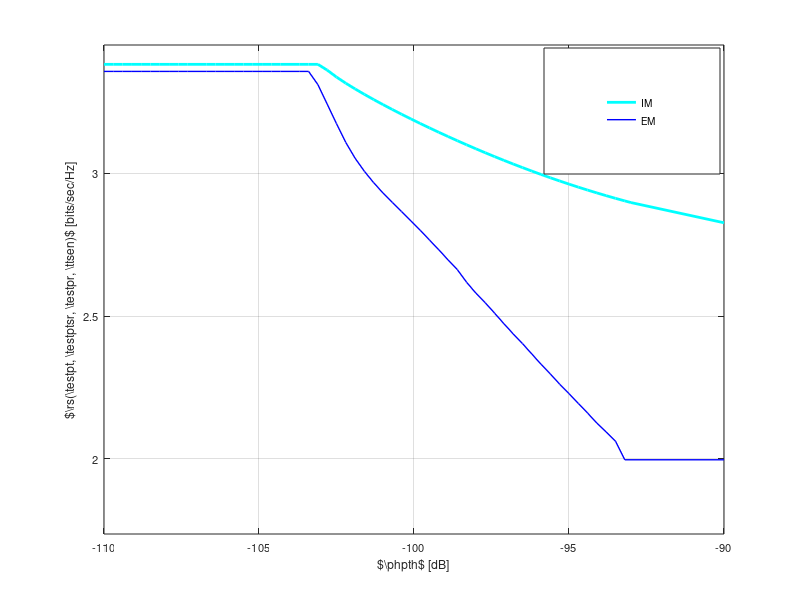

Write MATLAB code to recreate this figure. (Note: this script raises an error after producing the figure.)
%%%%%%%%%%%%%%%%%%%%%%%%%%%%%%%%%%%%%%%%%%%%%%%%%%%%%%%%%%%%%%%%%%%%%%%%%%%
%                                                      
%
%                                
%        Description: This m-file considers the Throughput-Sesning time 
%        tradeoff for the AWGN channel. In this m-script the short term analysis 
%        is investigated that is, considering invidual frame. 
%        Hence, the SNR is considered constant for the time interval 
%        (tau_est + tau_sen). 
%        This assumption however will become weak for lower SNR, because low
%        SNR regimes presents high tau_sen, leading to a low probability
%        that the channel remains constant.
%
%
%        Created on: 24.09.15
%        Revision History: 24.09.15 --> File generated   
%  
%%%%%%%%%%%%%%%%%%%%%%%%%%%%%%%%%%%%%%%%%%%%%%%%%%%%%%%%%%%%%%%%%%%%%%%%%%%

clear all;
close all;
clc;

th = 00;                                  % disable ( = 0) to plot curves, data is read from a file
                                          % Theoretical anaylsis is also included of simulation as
                                          % numerical integration is involved
%%%%%%%%%%%%%%%%%%%%%%%%%%%%%%%%%%%%%%%%%%%%%%%%%%%%%%%%%%%%%%%%%%%%%%%%%%%
%   Parameters
%%%%%%%%%%%%%%%%%%%%%%%%%%%%%%%%%%%%%%%%%%%%%%%%%%%%%%%%%%%%%%%%%%%%%%%%%%%

P_full = 10^(+00/10);                     % Max Transmit power transmitted by ST 
P_p = 10.^(+10/10);                       % Power transmitted by PT, the SNR received at ST 
                                          % varried using this parameter
noise_power = 10^(-100/10);               % noise power -100 dBm
f_s = 1e6;                                % 1 MHz one band
K = 0.1 * f_s;                            % K = Total number of samples in a frame = T * f_s, T = 100 ms WRAN standard
alpha_p_1 = 10^(-120/10);                 % True Path loss between ST and PR   
alpha_p_2 = 10^(-120/10);                 % True Path loss between PT and SR   
alpha_p_3 = 10.^([-(110:-0.3:92),-91 -90]/10);        % True Path loss between ST and PR   
alpha_s = 10^(-090/10);                   % True Path loss between ST and SR 
P_H0 = 0.8;                               % Probability of Hypothesis 0
P_d_d = 0.90;                             % Constraint on Probability of detection P_d
theta_it = 10^(-110/10);                  % Interference temperature 
rho_pd = 0.05;                             % Outage contraint on the detection probability
rho_cont = 0.1;                           % Outage contraint on the controlled power


%%%%%%%%%%%%%%%%%%%%%%%%%%%%%%%%%%%%%%%%%%%%%%%%%%%%%%%%%%%%%%%%%%%%%%%%%%
%   Theoretical analysis
%%%%%%%%%%%%%%%%%%%%%%%%%%%%%%%%%%%%%%%%%%%%%%%%%%%%%%%%%%%%%%%%%%%%%%%%%%%
if th
    
 
   %% Theoretical parameters
    N_est_hp1_th = 1000;                                      % N_est_th = number of samples used for estimation = tau_est_hp1 * f_s 
    N_est_hp3_th = 1000;                                      % N_est_th = number of samples used for estimation = tau_est_hp3 * f_s 
    N_sen_th = [1:1:9,10:10:90,100:20:980,1000:50:6000];      % N = includes the time in samples, for the ideal case their is no
                                                              % estimation time hence sensing time = N_th and the throughput will 
                                                              % attain a nonzero value. For the accurate, the energy walls sensing 
                                                              % time begin after the estimation of the rcvd energy is performed.
                                                              % N_sen = N_th - N_est


    
    P_f_id_th = zeros(length(alpha_p_3),length(N_sen_th));             % False Alarm Probability at ST for the ideal case
    P_d_id_th = zeros(length(alpha_p_3),length(N_sen_th));             % Detection Probability at ST for the ideal case
    P_f_em_th = zeros(length(alpha_p_3),length(N_sen_th));             % False Alarm Probability at ST for the EM case
    P_d_em_th = zeros(length(alpha_p_3),length(N_sen_th));             % Detection Probability at ST for the EM case

    P_reg_id_th = zeros(length(alpha_p_3),length(N_sen_th));           % Regulated power at the ST for the ideal case
    P_reg_em_th = zeros(length(alpha_p_3),length(N_sen_th));           % Regulated power at the ST for the EM case

    
    R_id_th = zeros(length(alpha_p_3),length(N_sen_th));               % Throughput at SR ideal case
    
    R_opt_id_th = zeros(1, length(alpha_p_3));               % Throughput at SR @ optimum sensing time for ideal case
    R_opt_em_th = zeros(1, length(alpha_p_3));               % Throughput at SR @ optimum sensing time for EM case
        
    
    P_f_opt_id_th = zeros(1, length(alpha_p_3));             % Prob. of false alarm at ST @ optimum sensing time for ideal case 
    P_f_opt_em_th = zeros(1, length(alpha_p_3));             % Prob. of false alarm at ST @ optimum sensing time for EM case
    
    P_d_opt_id_th = zeros(1, length(alpha_p_3));             % Prob. of detection at ST @ optimum sensing time for ideal case 
    P_d_opt_em_th = zeros(1, length(alpha_p_3));             % Prob. of detection at ST @ optimum sensing time with average constraint 

    P_reg_opt_id_th = zeros(1, length(alpha_p_3));           % Optimum Controlled Power at ST @ optimum sensing time for ideal case 
    P_reg_opt_em_th = zeros(1, length(alpha_p_3));           % Optimum Controlled Power at ST @ optimum sensing time with average constraint 
        
        
    N_sen_opt_id_th = zeros(1, length(alpha_p_3));            % Optimum sensing time for ideal case
    N_sen_opt_em_th = zeros(1, length(alpha_p_3));            % Optimum sensing time for EM case
    
    
    num_tp = 1000;                                     % Number of test points 
    

    
    for j=1:length(alpha_p_3)          
  
        disp(strcat('alpha_p_3 = ', num2str(10 * log10(alpha_p_3(j)))));     
        %alpha_p_3_local = alpha_p_3(j);
        parfor i=1:length(N_sen_th)            
            warning off;
            % Received power  
            rcvd_energy_pt = (noise_power + alpha_p_1 * P_p);      
            rcvd_energy_pr = (noise_power + alpha_p_3(j) * P_p);
            %disp(strcat('N_sen_th = ', num2str(N_sen_th(i))));     

           %% Determining the performance meteric R for all the different cases
           %% Ideal Model        
           %% Threshold  
            epsilon_id_th = gammaincinv(P_d_d, N_sen_th(i)/2, 'upper') * 2 * rcvd_energy_pt/ N_sen_th(i); 


           %% Probability false alarm and probability of dectection
            P_f_id_th(j,i) = gammainc(N_sen_th(i)/2 * epsilon_id_th/ noise_power', N_sen_th(i)/2, 'upper');           
            P_d_id_th(j,i) = gammainc(N_sen_th(i)/2 * epsilon_id_th/ rcvd_energy_pt, N_sen_th(i)/2, 'upper');        
   

           %% Determine the regulated power
            P_reg_id_th(j,i) = min(theta_it / ((1 - P_H0) * alpha_p_3(j)), P_full);


           %% Expected Rate
            C_0_th = log2(1 + alpha_s * P_full / noise_power); 
            C_1_th = log2(1 + alpha_s * P_full / (P_p * alpha_p_2 +...
                noise_power) );

            C_2_th = log2(1 + alpha_s * P_reg_id_th(j,i) / (P_p * alpha_p_2 +...
                noise_power) );
            C_3_th = log2(1 + alpha_s * P_reg_id_th(j,i) / (P_p * alpha_p_2 +...
                noise_power) );

            R_id_th(j,i) = (K - N_sen_th(i))/K * (P_H0 * (1 -  P_f_id_th(j,i)) * C_0_th +...
                (1 - P_H0) * (1 - P_d_id_th(j,i)) * C_1_th + P_H0 * P_f_id_th(j,i) * C_2_th +...
                (1 - P_H0) * P_d_id_th(j,i) * C_3_th);            

          %% Estimation Model 
           if N_sen_th(i) >= N_est_hp1_th
              %% Threshold              
                epsilon_em_th = 4 * rcvd_energy_pt * gammaincinv(1 - rho_pd, N_est_hp1_th/2, 'upper') *...
                    gammaincinv(P_d_d, N_sen_th(i)/2, 'upper')/ (N_est_hp1_th * N_sen_th(i));  



                P_f_em_th(j,i) = gammainc(N_sen_th(i)/2 * epsilon_em_th/ noise_power', N_sen_th(i)/2, 'upper');           
            
               %% Evaluate the intergral using the distribution function                
                if 1
                    x_pts = linspace(0,1,num_tp);
                    CDF_pts = 1 - gammainc(N_est_hp1_th * N_sen_th(i) * epsilon_em_th./...
                        (4 * rcvd_energy_pt * gammaincinv(x_pts, N_sen_th(i)/2, 'upper')),...
                        N_est_hp1_th/2, 'upper'); 
                        PDF_pts = diff(CDF_pts);
                    P_d_em_th(j,i) = sum(PDF_pts .* x_pts(2:end));
              %% Earlier Appraoch
                else                  
                    func_exp_pd = @(t) t .*...
                                exp(gammaln(N_sen_th(i)/2) - gammaln(N_est_hp1_th/2) - ...
                                 N_est_hp1_th * N_sen_th(i) * epsilon_em_th./...
                                 (4 * rcvd_energy_pt * gammaincinv(t, N_sen_th(i)/2, 'upper')) +...
                                 gammaincinv(t, N_sen_th(i)/2, 'upper') + N_est_hp1_th/2 * log(N_est_hp1_th * N_sen_th(i) *...
                                 epsilon_em_th./(4 * rcvd_energy_pt * gammaincinv(t, N_sen_th(i)/2, 'upper'))) -...
                                 N_sen_th(i)/2 * log(gammaincinv(t, N_sen_th(i)/2, 'upper')));
                    P_d_em_th(j,i) = integral(func_exp_pd, 0 ,1);  
                end

               %% Determine the regulated power           
                result = zeros(1, num_tp);
                if 1
                    %gammainc(theta_it./((1 - t) * P_full  + t * test_points(k)) + noise_power,...
                             %N_est_hp3_th/2) .*;
                             % 
                    P_reg_tp = linspace(P_full, P_full * 1e-2, num_tp);
                    for k = 1:num_tp
                        func_dis_preg = @(t) (gammainc((theta_it * P_p ./((1 - P_H0) *...
                             ((1  - t) * P_full + t * P_reg_tp(k)))...
                            + noise_power) * N_est_hp3_th/ (2 * rcvd_energy_pr), N_est_hp3_th/2, 'upper')) .*...
                            exp(gammaln(N_sen_th(i)/2) - gammaln(N_est_hp1_th/2) - ...
                             N_est_hp1_th * N_sen_th(i) * epsilon_em_th./...
                             (4 * rcvd_energy_pt * gammaincinv(t, N_sen_th(i)/2, 'upper')) +...
                             gammaincinv(t, N_sen_th(i)/2, 'upper') + N_est_hp1_th/2 * log(N_est_hp1_th * N_sen_th(i) *...
                             epsilon_em_th./(4 * rcvd_energy_pt * gammaincinv(t, N_sen_th(i)/2, 'upper'))) -...
                             N_sen_th(i)/2 * log(gammaincinv(t, N_sen_th(i)/2, 'upper')));
                        result(k) = integral(func_dis_preg, 0, 1);
                        if result(k) <= rho_cont
                           P_reg_em_th(j,i) = P_reg_tp(k);
                            break;             
                        end
                    end
                end

               %% Expected Rate
                [C_0_th, C_1_th] = calc_capacities(alpha_p_2 * P_p / noise_power,... 
                    alpha_s * P_full / noise_power,...
                    noise_power, N_est_hp3_th);      

                if (P_reg_em_th(j,i) ~= 0)
                % with power regulation at the ST
                    [C_2_th, C_3_th] = calc_capacities(alpha_p_2 * P_p/ noise_power,... 
                    alpha_s * P_reg_em_th(j,i)  / noise_power,...
                    noise_power, N_est_hp3_th);
                else
                    C_2_th = 0;
                    C_3_th = 0;
                end


                R_em_th(j,i) = (K - N_sen_th(i) -( N_est_hp3_th))/K * (P_H0 * (1 -  P_f_em_th(j,i)) * C_0_th +...
                    (1 - P_H0) * (1 - P_d_em_th(j,i)) * C_1_th + P_H0 * P_f_em_th(j,i) * C_2_th +...
                    (1 - P_H0) * P_d_em_th(j,i) * C_3_th);   
           else
           
                 R_em_th(j,i) = 0;
           end

            %disp(strcat('P_reg_id_th = ',num2str(P_reg_id_th(j,i))));                 
            %disp(strcat('R_id_th = ',num2str(R_id_th(j,i))));         
            %disp(strcat('P_reg_em_th = ',num2str(P_reg_em_th(j,i))));         
            %disp(strcat('R_em_th = ',num2str(R_em_th(j,i))));

        end
        % Throughput, prob. of false alarm, prob. of detection 
        % @ optimum sensing time for the IM
        [temp_id index_id] = max(R_id_th(j,:));
        R_opt_id_th(j) = R_id_th(j,index_id);
        P_d_opt_id_th(j) = P_d_id_th(j,index_id);
        P_f_opt_id_th(j) = P_f_id_th(j,index_id);
        P_reg_opt_id_th(j) = P_reg_id_th(j,index_id);
        N_sen_opt_id_th(j) = N_sen_th(index_id);

        % Throughput, prob. of false alarm, prob. of detection 
        % @ optimum sensing time for the EM
        [temp_em index_em] = max(R_em_th(j,:));
        R_opt_em_th(j) = R_em_th(j,index_em);
        P_d_opt_em_th(j) = P_d_em_th(j,index_em);
        P_f_opt_em_th(j) = P_f_em_th(j,index_em);
        P_reg_opt_em_th(j) = P_reg_em_th(j,index_em);
        N_sen_opt_em_th(j) = N_sen_th(index_em);
        
        disp(strcat('N_sen_opt_id_th = ',num2str(N_sen_opt_id_th(j))));                 
        disp(strcat('P_reg_opt_id_th = ',num2str(P_reg_opt_id_th(j))));                 
        disp(strcat('R_opt_id_th = ',num2str(R_opt_id_th(j))));         
        disp(strcat('N_sen_opt_em_th = ',num2str(N_sen_opt_em_th(j))));                 
        disp(strcat('P_reg_opt_em_th = ',num2str(P_reg_opt_em_th(j))));         
        disp(strcat('R_opt_em_th = ',num2str(R_opt_em_th(j))));
	
	save('results_opt_thr_vs_SNR_AWGN_P_full_p00_P_p_pd_05_wo_nu_th2.mat');

    end
    quit;
end

%%%%%%%%%%%%%%%%%%%%%%%%%%%%%%%%%%%%%%%%%%%%%%%%%%%%%%%%%%%%%%%%%%%%%
%             Throughput vs SNR @ optimum sensing time
%%%%%%%%%%%%%%%%%%%%%%%%%%%%%%%%%%%%%%%%%%%%%%%%%%%%%%%%%%%%%%%%%%%%%

%%%%%%%%%%%%%%%%%%%%%%%%%%%%%%%%%%%%%%%%%%%%%%%%%%%%%%%%%%%%%%%%%%%%%%%%%%%
%   Plot curves theoretical analysis
%%%%%%%%%%%%%%%%%%%%%%%%%%%%%%%%%%%%%%%%%%%%%%%%%%%%%%%%%%%%%%%%%%%%%%%%%%%
figure(1);
%% P_d = 0.10
load('results_opt_thr_vs_SNR_AWGN_P_full_p00_P_p_pd_10_wo_nu_th2.mat');
Fontsize = 8;
% * P_p/noise_power
plot(10 *log10(alpha_p_3), R_opt_id_th, 'c-', 'LineWidth',2);
hold on,
plot(10 *log10(alpha_p_3), R_opt_em_th, 'b-', 'LineWidth', 1);


%% P_d = 0.05
if 0
    load('results_opt_thr_vs_SNR_AWGN_P_full_p00_P_p_pd_05_wo_nu_th2.mat');
    Fontsize = 8;
    % * P_p/noise_power
    hold on,
    plot(10 *log10(alpha_p_3), R_opt_em_th, 'b-', 'LineWidth', 1);
end

%%%%%%%%%%%%%%%%%%%%%%%%%%%%%%%%%%%%%%%%%%%%%%%%%%%%%%%%%%%%%%%%%%%%%%%%%%%
%   Plot curves cosmetic makeover
%%%%%%%%%%%%%%%%%%%%%%%%%%%%%%%%%%%%%%%%%%%%%%%%%%%%%%%%%%%%%%%%%%%%%%%%%%%

grid on;
axis([min(10 *log10(alpha_p_3))... 
    max(10 *log10(alpha_p_3))...
    min(R_opt_em_th) * 0.87  max(R_opt_id_th) * 1.02]);
ylabel('$\rs(\testpt, \testptsr, \testpr, \ttsen)$ [bits/sec/Hz]','FontSize',Fontsize);
xlabel('$\phpth$ [dB]','FontSize',Fontsize);

%hl = legend('$\trs$', '$\trsac$', '$\trsoc$');
%set(hl, 'position',[0.725 0.12 0.15 0.23]);
hl = legend('IM', 'EM');
set(hl, 'Location', 'SouthEast', 'FontSize', Fontsize);
set(hl, 'position',[0.68 0.71 0.22 0.21]);
set(gca,'FontSize',Fontsize);
laprint(1, '../figures/fig_opt_thr_vs_SNR_AWGN', 'options', 'factory', 'width', 6, 'scalefonts',...
    'on', 'factor',0.5, 'keepfontprops', 'on');



%%%%%%%%%%%%%%%%%%%%%%%%%%%%%%%%%%%%%%%%%%%%%%%%%%%%%%%%%%%%%%%%%%%%%
%            Power control vs Channel PT-PR @ optimum sensing time
%%%%%%%%%%%%%%%%%%%%%%%%%%%%%%%%%%%%%%%%%%%%%%%%%%%%%%%%%%%%%%%%%%%%%

%%%%%%%%%%%%%%%%%%%%%%%%%%%%%%%%%%%%%%%%%%%%%%%%%%%%%%%%%%%%%%%%%%%%%%%%%%%
%   Plot curves theoretical analysis
%%%%%%%%%%%%%%%%%%%%%%%%%%%%%%%%%%%%%%%%%%%%%%%%%%%%%%%%%%%%%%%%%%%%%%%%%%%
%% P_d = 0.05
if 0
    load('results_opt_thr_vs_SNR_AWGN_P_full_p00_P_p_pd_05_wo_nu_th2.mat');
    figure(2);
    Fontsize = 8;
    % * P_p/noise_power

    plot(10 *log10(alpha_p_3), 10 * log10(P_reg_opt_em_th), 'b-', 'LineWidth', 1);
end

%% P_d = 0.10
load('results_opt_thr_vs_SNR_AWGN_P_full_p00_P_p_pd_10_wo_nu_th2.mat');
figure(2);
Fontsize = 8;
% * P_p/noise_power
[value index ]= find(10 * log10(P_reg_opt_em_th) == -Inf) 
P_reg_opt_em_th(index) = 0.01 * ones(1,length(index));
%hold on,
plot(10 *log10(alpha_p_3), 10 * log10(P_reg_opt_id_th), 'c-', 'LineWidth',2);
hold on,
plot(10 *log10(alpha_p_3), 10 * log10(P_reg_opt_em_th), 'b-', 'LineWidth', 1);

%%%%%%%%%%%%%%%%%%%%%%%%%%%%%%%%%%%%%%%%%%%%%%%%%%%%%%%%%%%%%%%%%%%%%%%%%%%
%   Plot curves cosmetic makeover
%%%%%%%%%%%%%%%%%%%%%%%%%%%%%%%%%%%%%%%%%%%%%%%%%%%%%%%%%%%%%%%%%%%%%%%%%%%

grid on;
axis([min(10 *log10(alpha_p_3))... 
    max(10 *log10(alpha_p_3))...
    -24  1]);
ylabel('$\preg$ [dBm]','FontSize',Fontsize);
xlabel('$\phpth$ [dB]','FontSize',Fontsize);

%hl = legend('$\trs$', '$\trsac$', '$\trsoc$');
%set(hl, 'position',[0.725 0.12 0.15 0.23]);
hl = legend('IM', 'EM');
set(hl, 'Location', 'SouthEast', 'FontSize', Fontsize);
set(hl, 'position',[0.68 0.71 0.22 0.21]);
set(gca,'FontSize',Fontsize);
laprint(2, '../figures/fig_opt_cont_power_vs_SNR_AWGN', 'options', 'factory', 'width', 6, 'scalefonts',...
    'on', 'factor',0.5, 'keepfontprops', 'on');
